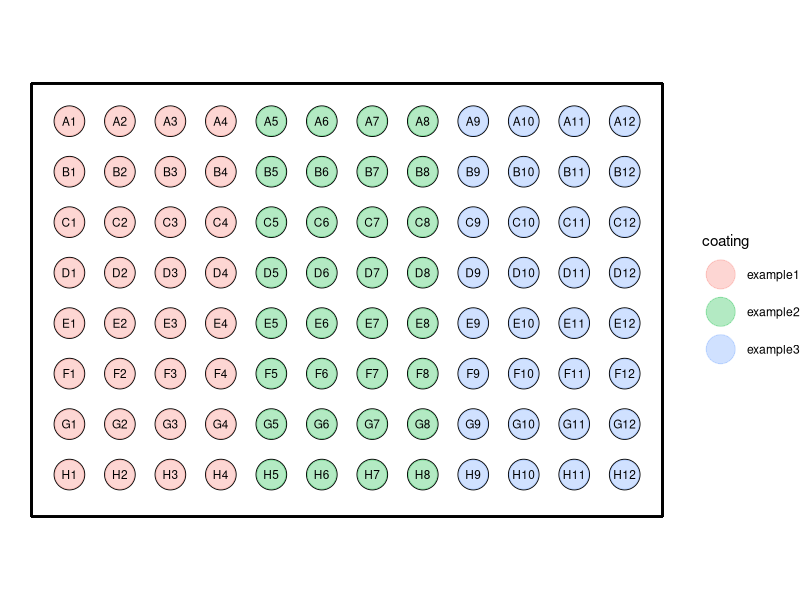

Write the R code that produced this figure.
library(tidyverse)

#dimentions of the plate
y <- 1:8
x <- (1:12)/1.5
t <- as.data.frame(expand.grid(x,y)) 
names(t) <- c("x", "y")
t <-t %>% arrange(desc(y))

#Generating a vector for the coatings of the plate. 
# Will results in the colour of the well

# To get text or fill, generate a 96 long vector filling the plate by row from top left.
ex1 <- rep("example1", 4)
ex2 <- rep("example2", 4)
ex3 <- rep("example3", 4)
coating <- rep(c(ex1,ex2,ex3),8)


raw_text <- expand.grid(LETTERS[1:8], 1:12) 
as_text <- paste0(raw_text$Var1,raw_text$Var2)
text <- unlist(as.data.frame(t(matrix(as_text, nrow = 8))), use.names = FALSE)

t <- mutate(t, coating = as.factor(coating), text)


# This ensures the correct dimentions of the plate.
ratio <- 0.5
ywall = c(min(y)-ratio,max(y)+ratio)
xwall = c(min(x)-ratio,max(x)+ratio)

fig <- t %>% ggplot(aes(x,y))+
  geom_point(size = 10,shape = 1, col = "black")+
  geom_point(size=9.5, alpha = 0.3, aes(col = coating))+
  geom_text(aes(label = text), size = 3)+
  coord_fixed(ratio = 8/12)+
  geom_segment(aes(x=xwall[1],xend=xwall[2],y=xwall[1],yend=xwall[1]))+
  geom_segment(aes(x=xwall[1],xend=xwall[2],y=8.75,yend=8.75))+
  geom_segment(aes(y=xwall[1],yend=8.75,x=xwall[1],xend=xwall[1]))+
  geom_segment(aes(y=xwall[1],yend=8.75,x=xwall[2],xend=xwall[2]))+
  theme_void()

ggsave("96_well_fig.pdf", plot = fig, device = "pdf", height = 4,width = 6, units = "in")
